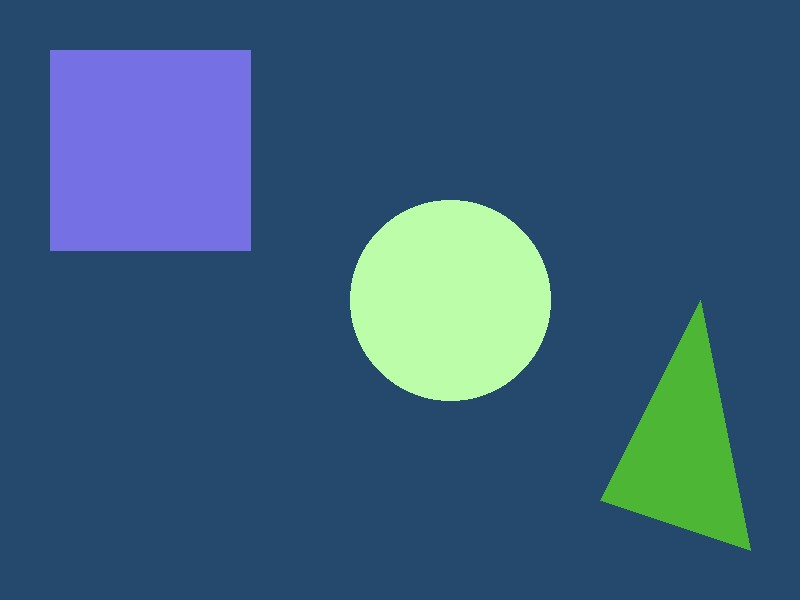
#> input picture backend/data/demo_images/demo_ref_001.jpg, 800 x 600 px; its folder holds only this picture in this run
$ python make_variants.py
#> lines starting #> are read from the running program, lines starting #| are printed output that depends on the picture
import os
import csv
import random
from pathlib import Path
from PIL import Image, ImageOps, ImageDraw
import shutil

BASE_DIR = Path(__file__).resolve().parents[2]
IMG_DIR = BASE_DIR / "backend" / "data" / "demo_images"
VAR_DIR = BASE_DIR / "backend" / "data" / "variants"
GT_PATH = BASE_DIR / "backend" / "data" / "ground_truth.csv"

def ensure_dirs():
    VAR_DIR.mkdir(parents=True, exist_ok=True)
    GT_PATH.parent.mkdir(parents=True, exist_ok=True)

def save_image(img: Image.Image, out_path: Path, quality: int = 90):
    img.save(out_path, format="JPEG", quality=quality)

def create_variants():
    ensure_dirs()
    gt_rows = []
    for img_file in IMG_DIR.iterdir():
        if img_file.suffix.lower() not in {".jpg", ".jpeg", ".png"}:
            continue
        img = Image.open(img_file).convert("RGB")
#> img is the input picture: PIL image 800x600 RGB; mean R, G, B 55.2, 92.2, 120.9
        name = img_file.stem
        # 1. resized (800px long side)
        resized = ImageOps.contain(img, (800, 800))
        save_image(resized, VAR_DIR / f"{name}_resized.jpg", quality=90)
        # 2. cropped (center 70% area)
        w, h = img.size
#> w = 800; h = 600
        left = int(w * 0.15)
#> left = 120
        top = int(h * 0.15)
#> top = 90
        right = int(w * 0.85)
#> right = 680
        bottom = int(h * 0.85)
#> bottom = 510
        cropped = img.crop((left, top, right, bottom))
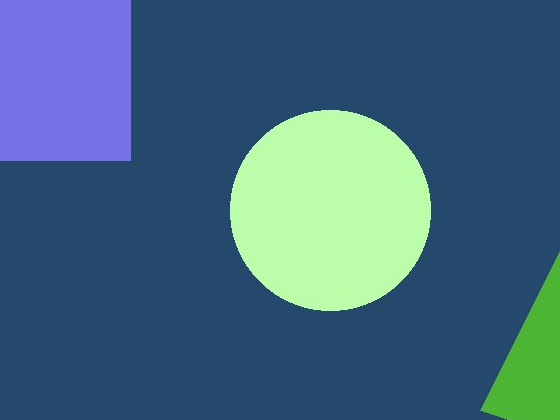
#> cropped: PIL image 560x420 RGB; mean R, G, B 65.7, 104, 126.1
        save_image(cropped, VAR_DIR / f"{name}_cropped.jpg", quality=90)
        # 3. recompressed (quality 70)
        save_image(img, VAR_DIR / f"{name}_recompress_q70.jpg", quality=70)
        # 4. screenshot‑style (add white border, downscale)
        bordered = ImageOps.expand(img, border=10, fill="white")
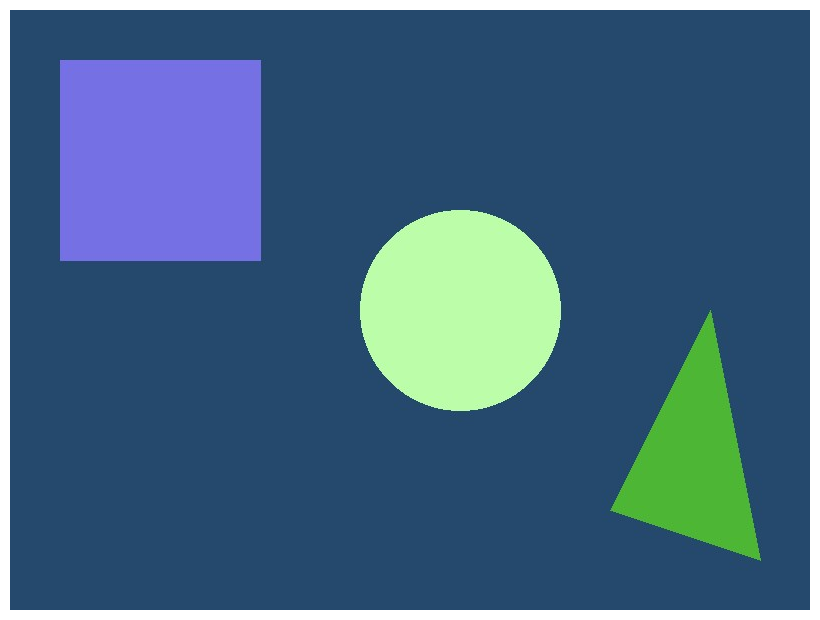
#> bordered: PIL image 820x620 RGB; mean R, G, B 66.3, 101.3, 128.4
        screenshot = ImageOps.contain(bordered, (600, 600))
        save_image(screenshot, VAR_DIR / f"{name}_screenshot.jpg", quality=85)
        # 5. edited version – simple synthetic edit: draw a red rectangle
        edited = img.copy()
        draw = ImageDraw.Draw(edited)
        rect_w, rect_h = int(w * 0.2), int(h * 0.2)
#> rect_w = 160; rect_h = 120
        x0, y0 = random.randint(0, w - rect_w), random.randint(0, h - rect_h)
#> x0 = 394; y0 = 388
        x1, y1 = x0 + rect_w, y0 + rect_h
#> x1 = 554; y1 = 508
        draw.rectangle([x0, y0, x1, y1], outline="red", width=5)
        save_image(edited, VAR_DIR / f"{name}_edited.jpg", quality=90)
#> in save_image (call 5), `img.save(out_path, format="JPEG", quality=quality)`:
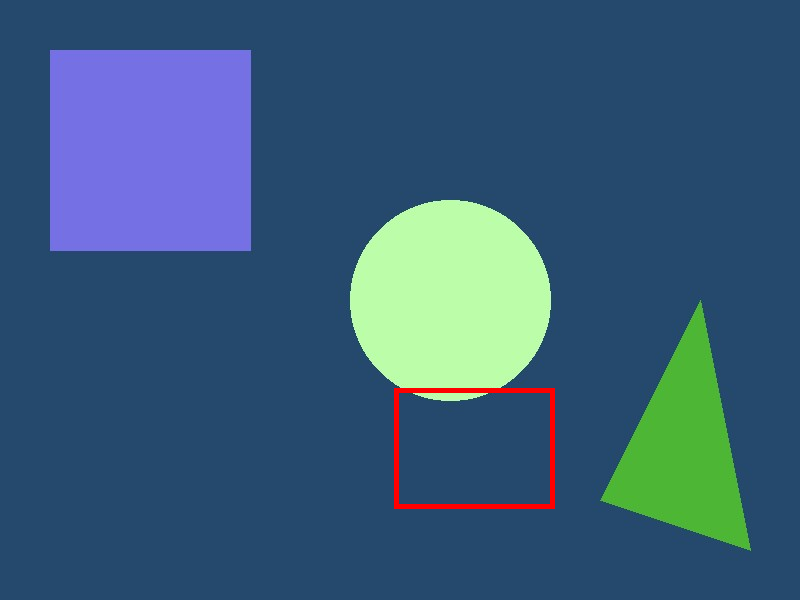
#> saved as demo_ref_001_edited.jpg: PIL image 800x600 RGB; mean R, G, B 56.3, 91.6, 120.2
        # ground‑truth box for edited version
        gt_rows.append([f"{name}_edited.jpg", x0, y0, rect_w, rect_h])
    # write ground truth csv
    with open(GT_PATH, "w", newline="", encoding="utf-8") as gt_file:
        writer = csv.writer(gt_file)
        writer.writerow(["filename", "x", "y", "w", "h"])
        writer.writerows(gt_rows)

if __name__ == "__main__":
    create_variants()

$ run again, on backend/data/demo_images/demo_ref_002.jpg
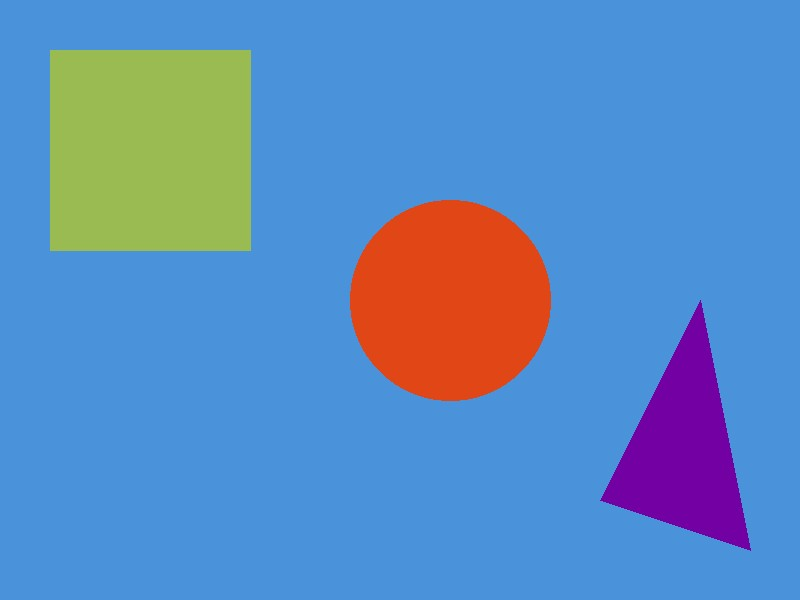
#> input picture backend/data/demo_images/demo_ref_002.jpg, 800 x 600 px
#> in create_variants, img is the input picture: PIL image 800x600 RGB; mean R, G, B 92.2, 139.1, 191.6
#> in create_variants, `cropped = img.crop((left, top, right, bottom))`:
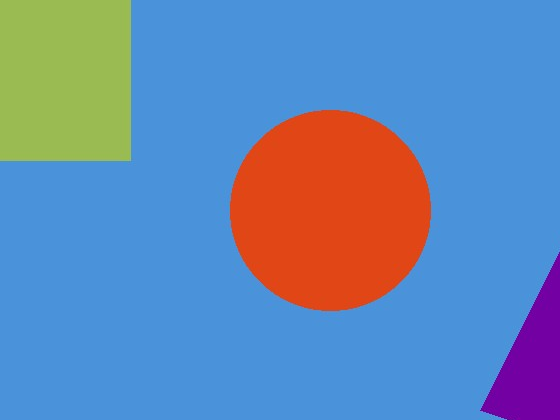
#> cropped: PIL image 560x420 RGB; mean R, G, B 102.7, 135.1, 177.8
#> in save_image (call 5), `img.save(out_path, format="JPEG", quality=quality)`:
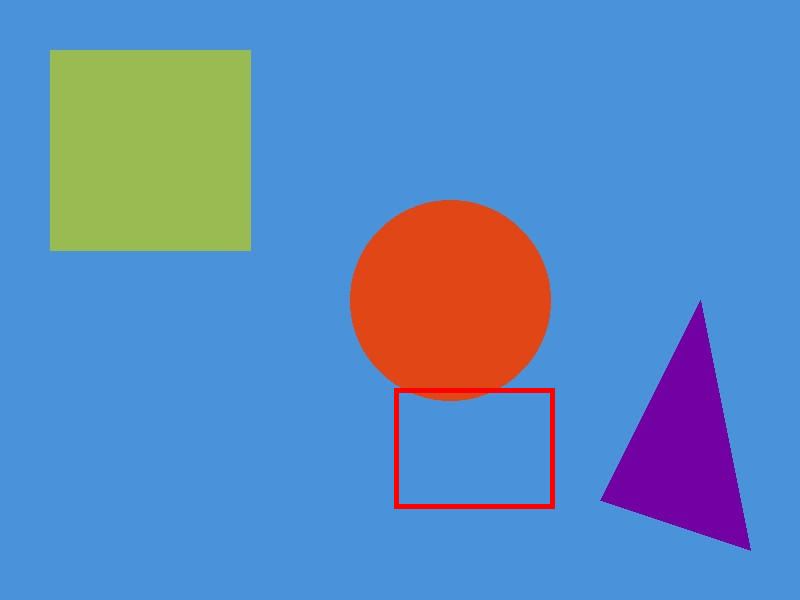
#> saved as demo_ref_002_edited.jpg: PIL image 800x600 RGB; mean R, G, B 93.1, 138.3, 190.5

$ run again, on backend/data/demo_images/demo_ref_003.jpg
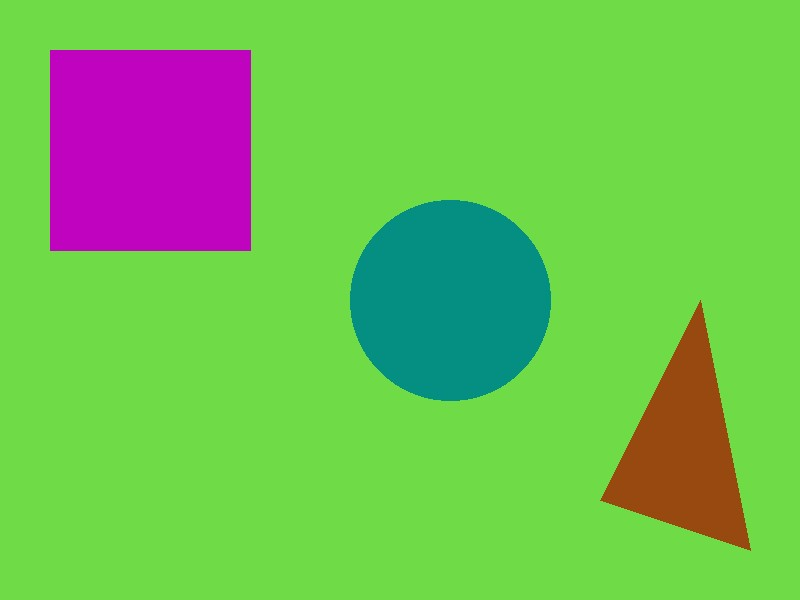
#> input picture backend/data/demo_images/demo_ref_003.jpg, 800 x 600 px
#> in create_variants, img is the input picture: PIL image 800x600 RGB; mean R, G, B 112.3, 190.4, 82.9
#> in create_variants, `cropped = img.crop((left, top, right, bottom))`:
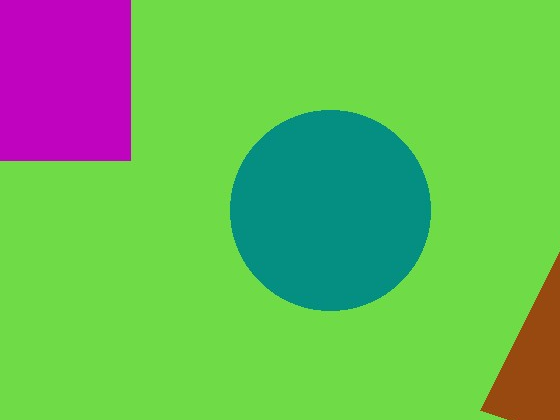
#> cropped: PIL image 560x420 RGB; mean R, G, B 105.2, 185.1, 88.1
#> in save_image (call 5), `img.save(out_path, format="JPEG", quality=quality)`:
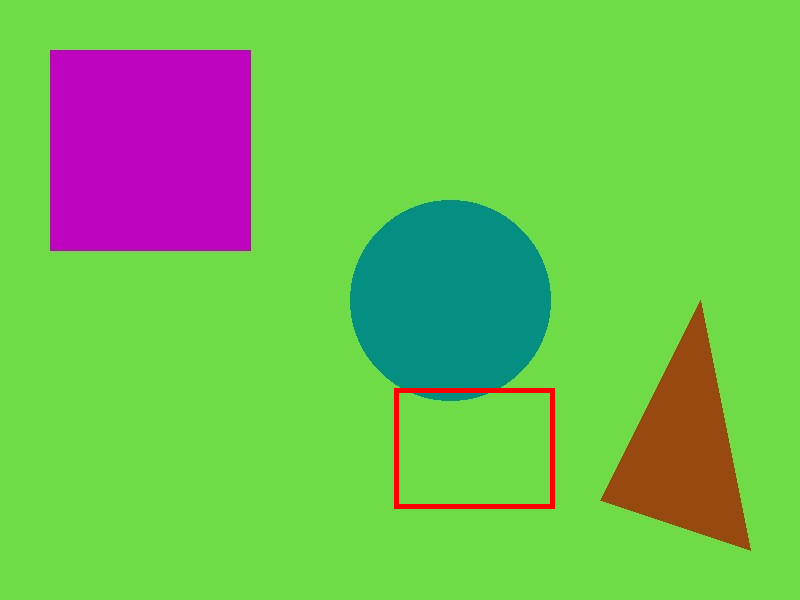
#> saved as demo_ref_003_edited.jpg: PIL image 800x600 RGB; mean R, G, B 113.2, 189.3, 82.5
